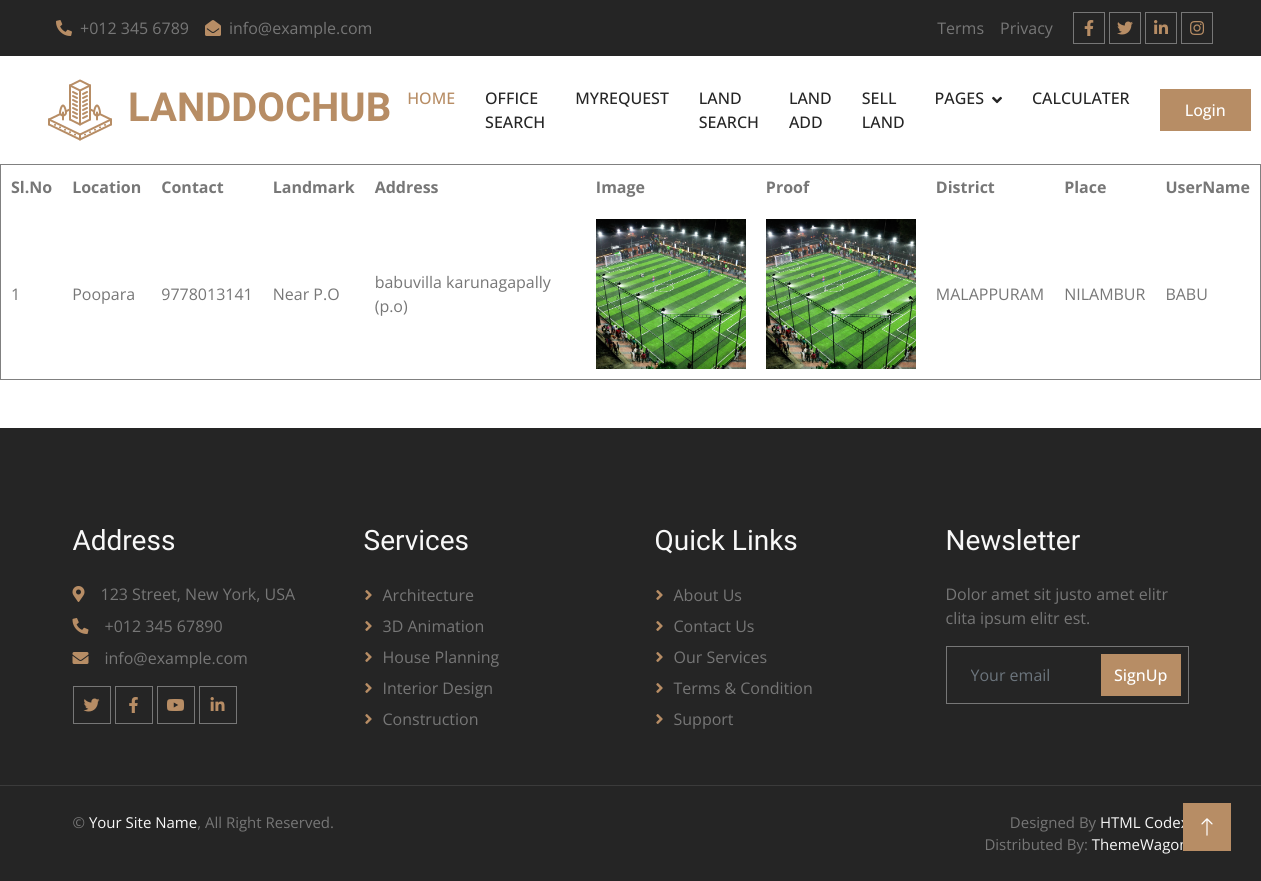
Page /User/SearchSellingLandList/ on the committed database.
### User/models.py (models this page shows)
class tbl_sellingland(models.Model):
   land_location=models.CharField(max_length=50)
   land_contact=models.IntegerField(null=True)
   land_landmark=models.EmailField(max_length=50)
   land_address=models.CharField(max_length=50)
   place=models.ForeignKey(tbl_place,on_delete=models.CASCADE)
   user = models.ForeignKey(tbl_user, on_delete=models.CASCADE)
   land_landimage=models.FileField(upload_to='Assests/LandImage/')
   land_proof=models.FileField(upload_to='Assests/LandProof/')
   land_status=models.IntegerField(default=0)

### Admin/models.py (models this page shows)
class tbl_place(models.Model):
    place_name=models.CharField(max_length=50)
    place_pincode=models.IntegerField(null=True)
    district=models.ForeignKey(tbl_district, on_delete=models.CASCADE,null=True)

class tbl_district(models.Model):
    district_name=models.CharField(max_length=50)

### Guest/models.py (models this page shows)
class tbl_user(models.Model):
   user_name=models.CharField(max_length=50)
   user_contact=models.IntegerField(null=True)
   user_email=models.EmailField(max_length=50)
   user_gender=models.CharField(max_length=50)
   user_address=models.CharField(max_length=50)
   place=models.ForeignKey(tbl_place,on_delete=models.CASCADE)
   user_photo=models.FileField(upload_to='Assests/UserDocs/')
   user_proof=models.FileField(upload_to='Assests/UserDocs/')
   user_password=models.CharField(max_length=50)
   user_status=models.IntegerField(default=0)

### User/views.py (the view)
# urls.py: path('SearchSellingLandList/',views.SearchSellingLandList,name="SearchSellingLandList"),
def SearchSellingLandList(request):
    userdata = tbl_sellingland.objects.filter(land_status=1)
    return render(request,"User/SearchSellingLandList.html",{"userdata":userdata})

### User/Templates/User/SearchSellingLandList.html (shortened to what this page needs)
{% extends 'User/Header.html' %}
{% load static %}
{% block content %}
<!DOCTYPE html>
<html lang="en">
<head>
</head>
<body>
    <table border="1" align="center" cellpadding="10">
        <tr>
            <th>Sl.No</th>
            <th>Location</th>
            <th>Contact</th>
            <th>Landmark</th>
            <th>Address</th>
            <th>Image</th>
            <th>Proof</th>
            <th>District</th>
            <th>Place</th>
            <th>UserName</th>
        </tr>
        {% for i in userdata %}
        <tr>
            <td>{{forloop.counter}}</td>
            <td>{{i.land_location}}</td>
            <td>{{i.land_contact}}</td>
            <td>{{i.land_landmark}}</td>
            <td>{{i.land_address}}</td>
            <td><img src="{{i.land_landimage.url}}" width="150" height="150" alt=""></td>
            <td><img src="{{i.land_proof.url}}" width="150" height="150" alt=""></td>
            <td>{{i.place.district.district_name}}</td>
            <td>{{i.place.place_name}}</td>
            <td>{{i.user.user_name}}</td>
        </tr>
        {% endfor %}
    </table>
</body>
</html>
{% endblock content %}

### Guest/static/Main/css/style.css (style rules this page uses)
:root { --primary: #B78D65; --light: #F8F8F8; --dark: #252525; }

### rows in the picture
tbl_sellingland: land_location "Poopara", land_contact "9778013141", land_landmark "Near P.O", land_address "babuvilla karunagapally (p.o)", land_landimage (picture), land_proof (picture), place.district.district_name "MALAPPURAM", place.place_name "NILAMBUR", user.user_name "BABU"
